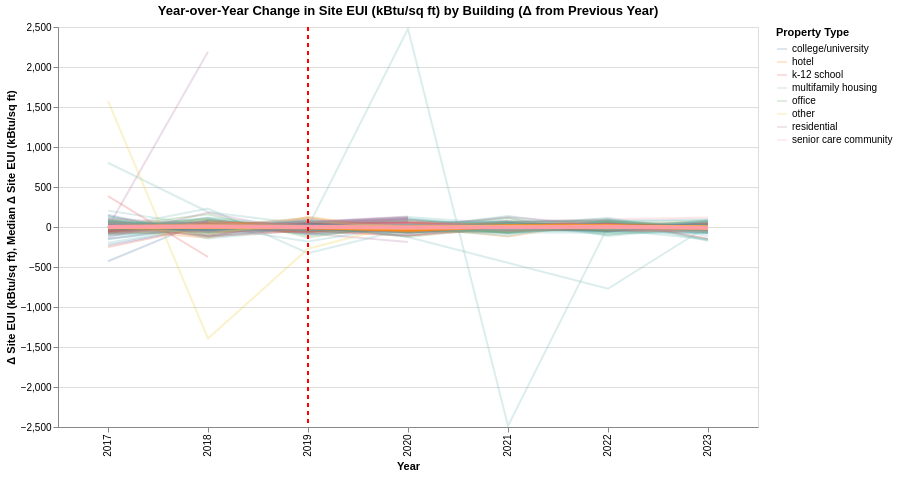

This figure's notebook cell:
### Markdown cell above
We would further build interactive dashboards for exploring the year-over-year change of key metrics by property type.

### Code cell
alt.data_transformers.disable_max_rows()

delta_site = plot_delta_property_chart(
    df=top_energy,
    metric_col="Site EUI (kBtu/sq ft)",
)
delta_site

### Figure 1 — Vega-Lite specification as saved in the notebook (floating-point values rounded to 4 significant figures; data arrays with more than 128 entries replaced by an {"elided": "..."} marker saying what was removed)
{"config": {"view": {"continuousWidth": 300, "continuousHeight": 300}}, "layer": [{"mark": {"type": "line", "opacity": 0.25}, "encoding": {"color": {"field": "Primary Property Type", "title": "Property Type", "type": "nominal"}, "detail": {"field": "ID", "type": "nominal"}, "tooltip": [{"field": "ID", "type": "nominal"}, {"field": "Primary Property Type", "type": "nominal"}, {"field": "Data Year", "type": "quantitative"}, {"field": "Delta", "format": ".2f", "type": "quantitative"}], "x": {"field": "Data Year", "sort": "ascending", "title": "Year", "type": "ordinal"}, "y": {"field": "Delta", "title": "Δ Site EUI (kBtu/sq ft)", "type": "quantitative"}}, "name": "view_ae30c48dedf58f16_0", "transform": [{"filter": {"param": "param_058893d9ec4e6402"}}]}, {"mark": {"type": "line", "opacity": 1.0, "size": 4}, "encoding": {"color": {"field": "Primary Property Type", "scale": {"domain": ["college/university", "hotel", "k-12 school", "multifamily housing", "office", "other", "residential", "senior care community"], "scheme": "tableau10"}, "title": "Property Type", "type": "nominal"}, "tooltip": [{"field": "Primary Property Type", "type": "nominal"}, {"field": "Data Year", "type": "quantitative"}, {"field": "median_delta", "format": ".2f", "title": "Median Δ Site EUI (kBtu/sq ft)", "type": "quantitative"}], "x": {"field": "Data Year", "sort": "ascending", "title": "Year", "type": "ordinal"}, "y": {"field": "median_delta", "title": "Median Δ Site EUI (kBtu/sq ft)", "type": "quantitative"}}, "transform": [{"filter": {"param": "param_058893d9ec4e6402"}}, {"aggregate": [{"op": "median", "field": "Delta", "as": "median_delta"}], "groupby": ["Primary Property Type", "Data Year"]}]}, {"data": {"name": "data-dc8e9d07163f5c9a3a199184f074ad34"}, "mark": {"type": "rule", "color": "red", "size": 2, "strokeDash": [4, 4]}, "encoding": {"x": {"field": "x", "type": "ordinal"}}}], "data": {"name": "data-592f3141dec14f8b0b06ca93dc8af9a2"}, "height": 400, "params": [{"name": "param_058893d9ec4e6402", "select": {"type": "point", "fields": ["Primary Property Type"]}, "bind": {"input": "select", "options": ["college/university", "hotel", "k-12 school", "multifamily housing", "office", "other", "residential", "senior care community"], "name": "Property Type: "}, "views": ["view_ae30c48dedf58f16_0"]}, {"name": "param_1e9efca18e7a2868", "select": {"type": "interval", "encodings": ["x", "y"]}, "bind": "scales", "views": ["view_ae30c48dedf58f16_0"]}], "title": "Year-over-Year Change in Site EUI (kBtu/sq ft) by Building (Δ from Previous Year)", "width": 700, "$schema": "https://vega.github.io/schema/vega-lite/v6.1.0.json", "datasets": {"data-592f3141dec14f8b0b06ca93dc8af9a2": {"elided": "12737 records"}, "data-dc8e9d07163f5c9a3a199184f074ad34": [{"x": 2019}]}}
